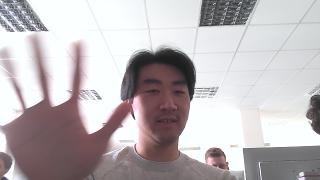
#> input picture e04/frames/Frame_11.jpg, 320 x 180 px
$ python -i main.py   (imports and definitions only)   (older library calls are emulated)
#> lines starting #> are read from the running program, lines starting #| are printed output that depends on the picture; after the words box and inside, x2 and y2 are one past the last pixel; in counts of white or black regions, pixels touching at a corner belong together
#> in imgOperations, img is the input picture: shape (180, 320, 3); mean B, G, R 184.9, 182.4, 188.8
### e04/Operators.py
import cv2


class Operator:
    @staticmethod
    def Laplacian(img):
        laplacian = cv2.Laplacian(img, cv2.CV_64F)
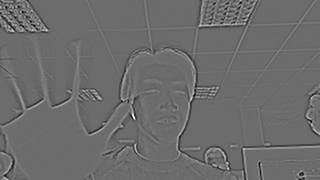
#> laplacian: shape (180, 320) float64; min -85, max 115, mean 0; drawn with min black and max white
        cv2.imshow("Laplacian", laplacian)
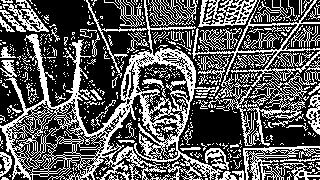
#> window 'Laplacian': shape (180, 320); 35.9% white in thin lines or dots

    @staticmethod
    def Sobel(img):
        sobelx = cv2.Sobel(img, cv2.CV_64F, 1, 0, ksize=5)
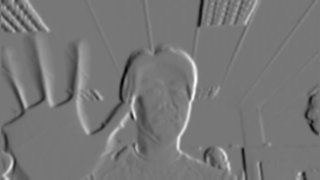
#> sobelx: shape (180, 320) float64; min -6605, max 7489, mean -21.1; drawn with min black and max white
        sobely = cv2.Sobel(img, cv2.CV_64F, 0, 1, ksize=5)
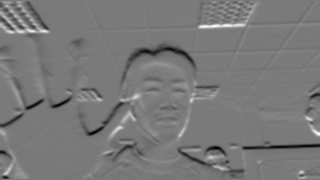
#> sobely: shape (180, 320) float64; min -5891, max 6374, mean -62.6; drawn with min black and max white
        cv2.imshow("Sobel-X", sobelx)
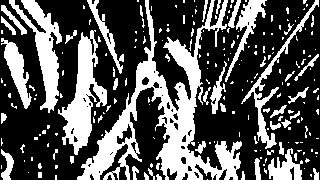
#> window 'Sobel-X': shape (180, 320); 33.6% white; 215 white regions (166 under 20 px), largest, box (x1, y1, x2, y2) and area: (77, 0, 242, 180) 7743, (58, 30, 107, 155) 2412, (9, 0, 62, 113) 1940
        cv2.imshow("Sobel-Y", sobely)
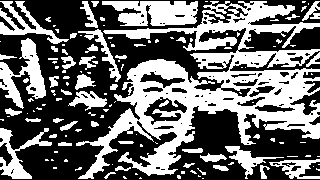
#> window 'Sobel-Y': shape (180, 320); 42.5% white; 134 white regions (86 under 20 px), largest, box (x1, y1, x2, y2) and area: (76, 1, 320, 179) 14991, (102, 1, 198, 26) 1753, (0, 38, 46, 109) 1331

    @staticmethod
    def Canny(img):
        # Setting parameter values
        t_lower = 50  # Lower Threshold
        t_upper = 150  # Upper threshold
        # Applying the Canny Edge filter
        edge = cv2.Canny(img, t_lower, t_upper)
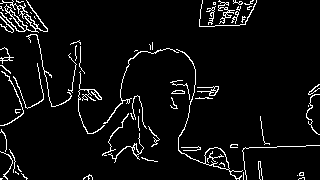
#> edge: shape (180, 320); 5.4% white in thin lines or dots
        cv2.imshow("Canny", edge)

### e04/main.py
# import the opencv library
import cv2
import numpy as np
from Operators import Operator


def change_contrast(val):
    global contrast
    contrast = val
    perform_operation(img)


def change_brightness(val):
    global brightness
    brightness = val / 250
    perform_operation(img)


def perform_operation(img):
    im1 = img * contrast + brightness
    cv2.imshow("cap_frame", im1)


def showCaps(filename):
    global trackbar_created
    global img
    img = cv2.imread(filename)
    img = np.float32(img / 255)
    cv2.imshow("cap_frame", img)

    if not trackbar_created:
        # add trackbar for contrast and brightness
        contrast = 1
        brightness = 0
        cv2.createTrackbar("contrast", "cap_frame", contrast, 3, change_contrast)
        cv2.createTrackbar(
            "brightness", "cap_frame", brightness, 200, change_brightness
        )
        trackbar_created = True


def imgOperations(filename):
    img = cv2.imread(filename)
    # converting to gray scale
    gray = cv2.cvtColor(img, cv2.COLOR_BGR2GRAY)
    # remove noise
    img = cv2.GaussianBlur(gray, (3, 3), 0)
    Operator.Laplacian(img)
    Operator.Sobel(img)
    Operator.Canny(img)


trackbar_created = False

# define a video capture object
# [1 line not run here, left out]

# frame counter
counter = 0

# [32 lines not run here, left out]

>>> result = imgOperations('frames/Frame_11.jpg')

$ run again, on e04/frames/Frame_12.jpg
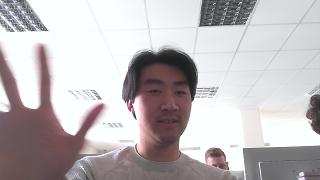
#> input picture e04/frames/Frame_12.jpg, 320 x 180 px
#> in imgOperations, img is the input picture: shape (180, 320, 3); mean B, G, R 187.2, 185.1, 190.6
#> img: shape (180, 320)
#> in Laplacian, `cv2.imshow("Laplacian", laplacian)`:
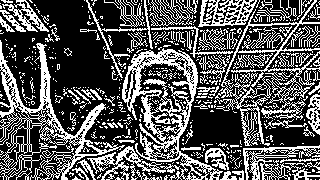
#> window 'Laplacian': shape (180, 320); 34.5% white in thin lines or dots
#> in Canny, `edge = cv2.Canny(img, t_lower, t_upper)`:
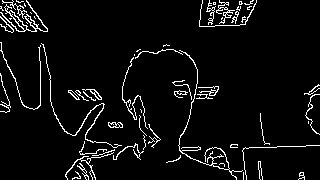
#> edge: shape (180, 320); 5.4% white in thin lines or dots
